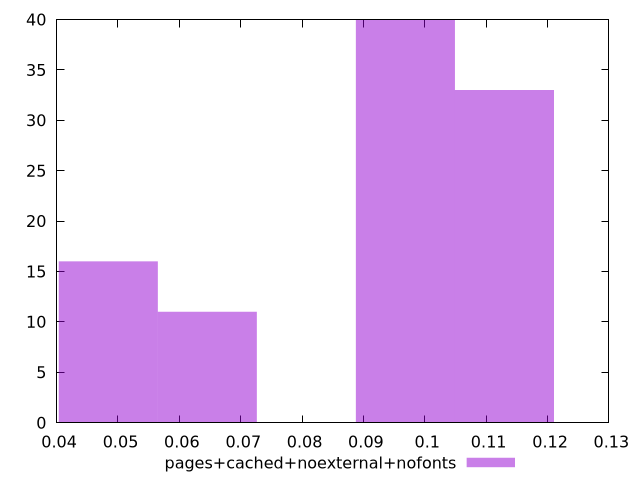

Source code (gnuplot):
$_pagesCachedNoexternalNofonts <<EOF
0.11297954380364687 33
0.09683960897455446 40
0.06455973931636964 11
0.04841980448727723 16
EOF
set key outside below
set terminal pngcairo
set output "report_00004_2020-11-02T20-21-41.718Z/largest-contentful-paint/pages+cached+noexternal+nofonts//hist.png"
set yrange [0:40]
set boxwidth 0.01613993482909241
set style fill transparent solid 0.5 noborder
plot $_pagesCachedNoexternalNofonts title "pages+cached+noexternal+nofonts" with boxes ,
